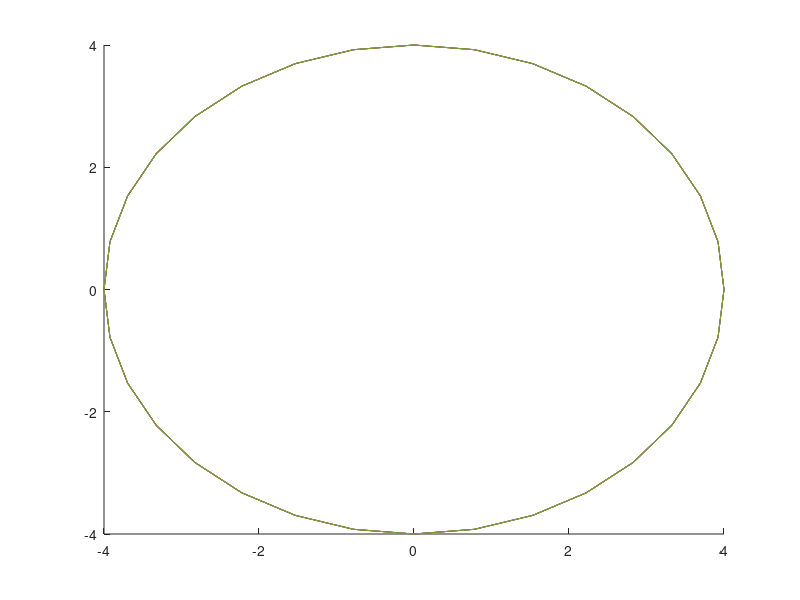

Here is the MATLAB script that generated this plot:
r = 4;
angle1 = 2*pi/32;
angle = zeros(33,1);
angle(1) = 0;
for i = 2:33
    angle(i) = angle(i-1)+angle1;
end
x = zeros(33,1);
y = zeros(33,1);
for i = 1:33
    x(i,1) = r*cos(angle(i));
    y(i,1) = r*sin(angle(i));
end
z1 = ones(33,1);
z2 = ones(33,1)*2;
z3 = ones(33,1)*3;
z4 = ones(33,1)*4;
z5 = ones(33,1)*5;
hold on
plot3(x,y,z1);
plot3(x,y,z2);
plot3(x,y,z3);
plot3(x,y,z4);
plot3(x,y,z5);